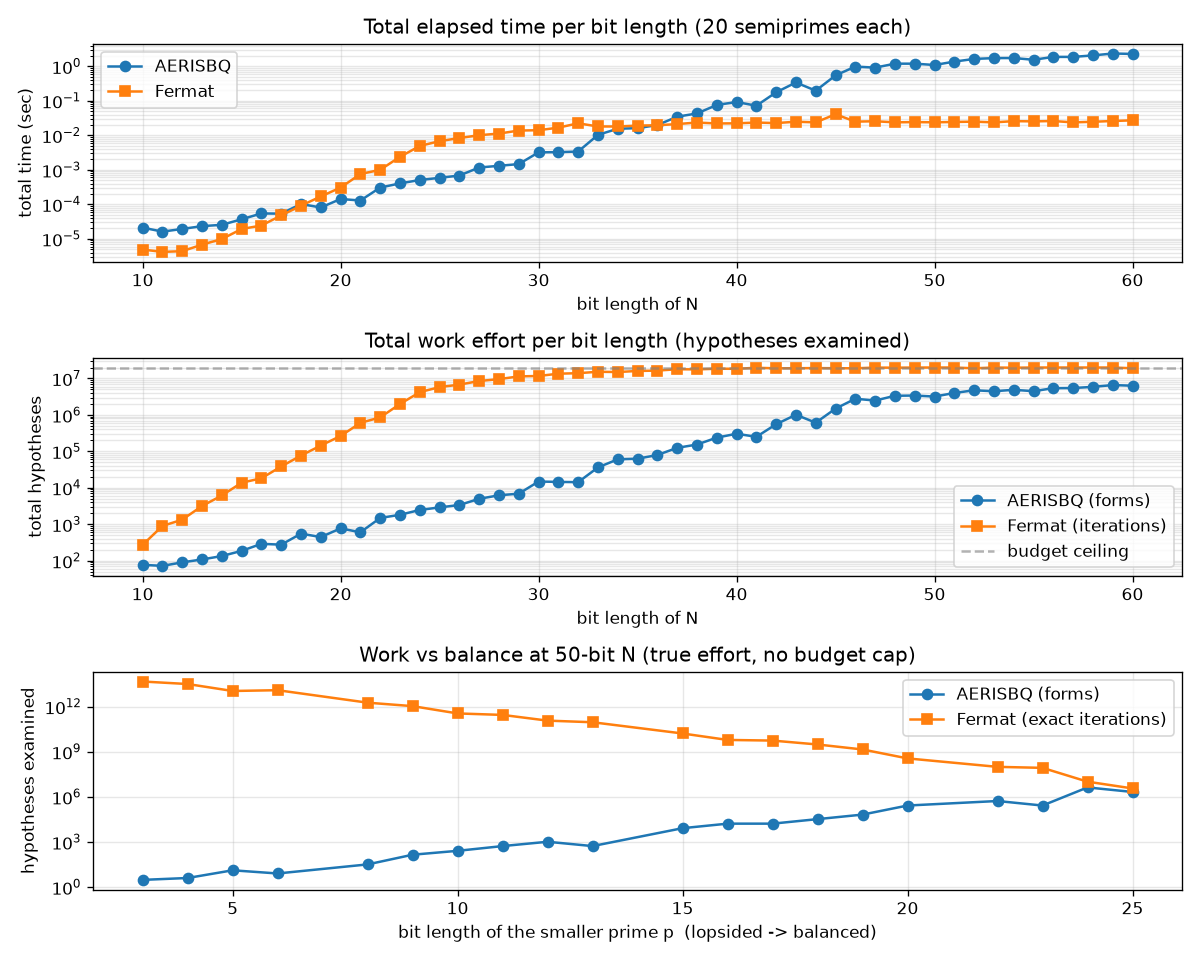

Write the Python code that produced this figure.
#!/usr/bin/env -S uv run
"""aerisbq_vs_fermat.py"""

# Compare AERISBQ against Fermat's difference-of-squares method on the semiprimes
# in semiprimes.csv (run create_semiprimes.py first). The two methods are hard on
# opposite inputs: AERISBQ's cost grows with the SMALLER prime, so it struggles on
# balanced N; Fermat's cost grows with (sqrt(q) - sqrt(p))^2, so it struggles on
# lopsided N.
#
# Raw elapsed time is an unfair yardstick because a Fermat step (one squaring plus
# a perfect-square test) is far cheaper than an AERISBQ step (a full four-step
# sieve). So we track two things per factorization:
#
#   * elapsed time      -- the wall clock, the "simpleton" metric.
#   * work effort       -- the number of candidate hypotheses each method examines:
#                          AERISBQ counts the binary quadratic forms it carries,
#                          Fermat counts the values of a it tries. This abstracts
#                          away the per-step cost and measures algorithmic effort.
#
# Both methods run in numba and stop once they reach WORK_BUDGET hypotheses, so the
# infeasible tails (Fermat on a very lopsided N, AERISBQ on a large balanced N) are
# bounded rather than left to run forever.

import csv
import math
import time
from pathlib import Path

import matplotlib.pyplot as plt
import numpy as np
from aerisbq_factoring_numba import _analyze, _isqrt
from numba import njit

WORK_BUDGET = 1_000_000  # stop each method after this many candidate hypotheses
PACK = np.int64(1) << 31  # pack a form's (r, s) into one int64 dedup key
CROSSOVER_BITS = 50  # bit length shown in the per-input crossover panel
CROSSOVER_BUDGET = 50_000_000  # crossover panel runs AERISBQ with no effective cap


# The @njit functions below are left unannotated: numba types them from the int64
# values it is handed, and Python `int` hints clash with those numpy scalars under
# a static type checker. The pure-Python helpers keep their hints.


@njit(cache=True)
def fermat_work(N, max_iters):
    """Fermat's method. Returns (factor, iterations); factor 0 means budget hit."""
    a = _isqrt(N)
    if a * a < N:
        a += 1
    for it in range(1, max_iters + 1):
        b2 = a * a - N
        b = _isqrt(b2)
        if b * b == b2:
            f = a - b
            if 1 < f < N:
                return f, it
        a += 1
    return 0, max_iters


@njit(cache=True)
def aerisbq_work(N, max_forms):
    """AERISBQ search. Returns (factor, forms carried); factor 0 means budget hit."""
    if N % 2 == 0:
        return 2, 1
    root = _isqrt(N)
    r_live = np.empty(1, np.int64)
    s_live = np.empty(1, np.int64)
    r_live[0] = 1
    s_live[0] = 1
    a = np.int64(2)
    forms = 1

    max_rounds = 0
    t = N
    while t:
        t >>= 1
        max_rounds += 1

    for _round in range(1, max_rounds + 1):
        na = 2 * a
        r_child = np.empty(4 * len(r_live), np.int64)
        s_child = np.empty(4 * len(r_live), np.int64)
        seen = set()
        cnt = 0
        for i in range(len(r_live)):
            r = r_live[i]
            s = s_live[i]
            for j in range(4):
                if j == 0:
                    rp = r
                    sp = s
                elif j == 1:
                    rp = r + a
                    sp = s + a
                elif j == 2:
                    rp = r
                    sp = s + a
                else:
                    rp = r + a
                    sp = s
                if na > root:
                    if 1 < rp < N and N % rp == 0:
                        return rp, forms
                    if 1 < sp < N and N % sp == 0:
                        return sp, forms
                    continue
                survives, fac = _analyze(na, rp, sp, N)
                if not survives:
                    continue
                key = min(rp, sp) * PACK + max(rp, sp)
                if key in seen:
                    continue
                seen.add(key)
                r_child[cnt] = rp
                s_child[cnt] = sp
                cnt += 1
                forms += 1
                if fac != 0:
                    return fac, forms
                if forms >= max_forms:
                    return 0, forms
        for i in range(cnt):
            rp = r_child[i]
            sp = s_child[i]
            for cand in (
                rp + na,
                rp + 2 * na,
                rp + 4 * na,
                rp + 8 * na,
                sp + na,
                sp + 2 * na,
                sp + 4 * na,
                sp + 8 * na,
            ):
                if 1 < cand < N and N % cand == 0:
                    return cand, forms
        if cnt == 0:
            break
        r_live = r_child[:cnt].copy()
        s_live = s_child[:cnt].copy()
        a = na

    return 0, forms


def fermat_iterations(N: int, p: int, q: int) -> int:
    """Exact Fermat iteration count for N = p*q -- a closed form, no simulation.

    Fermat scans a upward from ceil(sqrt(N)) and stops at the first a whose
    a*a - N is a perfect square. A semiprime has two factorizations: 1*N, which
    is rejected because it yields the factor 1, and p*q, which gives a = (p+q)/2.
    That is the first a Fermat accepts, so the number of steps to reach it -- the
    method's true work -- is a plain subtraction, exact for any N within int range.
    """
    a0 = math.isqrt(N)
    if a0 * a0 < N:
        a0 += 1
    return (p + q) // 2 - a0 + 1


def timed(func, N: int, budget: int) -> tuple[int, float]:
    """Run func(N, budget), returning (work_done, elapsed_seconds)."""
    start_time = time.perf_counter()
    _factor, work = func(N, budget)
    elapsed_time = time.perf_counter() - start_time
    return int(work), elapsed_time


def main() -> None:
    file_path = Path(__file__).parent / "semiprimes.csv"
    with open(file_path, newline="") as f:
        rows = [(int(N), int(p), int(q)) for N, p, q in list(csv.reader(f))[1:]]
    print(f"Read {len(rows)} semiprimes from {file_path}")

    # Warm up both JIT compilers so compilation is excluded from the timings.
    fermat_work(15, 10)
    aerisbq_work(15, 10)

    bit_lengths = sorted({N.bit_length() for N, _, _ in rows})
    n_bits = len(bit_lengths)
    # Per bit length: summed work and time for each method.
    aer_work = dict.fromkeys(bit_lengths, 0)
    aer_time = dict.fromkeys(bit_lengths, 0.0)
    fer_work = dict.fromkeys(bit_lengths, 0)
    fer_time = dict.fromkeys(bit_lengths, 0.0)
    # Detail for the crossover panel (one chosen N bit length): the work each
    # method spends, grouped by the smaller prime's bit length.
    cross_aer: dict[int, list[int]] = {}
    cross_fer: dict[int, list[int]] = {}

    for idx, (N, p, q) in enumerate(rows):
        b = N.bit_length()
        aw, at = timed(aerisbq_work, N, WORK_BUDGET)
        fw, ft = timed(fermat_work, N, WORK_BUDGET)
        aer_work[b] += aw
        aer_time[b] += at
        fer_work[b] += fw
        fer_time[b] += ft
        if b == CROSSOVER_BITS:
            # This panel shows each method's true effort with no budget cap:
            # AERISBQ runs to completion (its balanced cost tops WORK_BUDGET) and
            # Fermat uses its exact closed-form count, so neither curve flattens.
            aw_full, _ = timed(aerisbq_work, N, CROSSOVER_BUDGET)
            cross_aer.setdefault(p.bit_length(), []).append(aw_full)
            cross_fer.setdefault(p.bit_length(), []).append(fermat_iterations(N, p, q))
        if (idx + 1) % 100 == 0:
            print(f"  ...{idx + 1}/{len(rows)} semiprimes measured")

    print("Plotting...")
    xs = np.array(bit_lengths)
    fig, (ax_t, ax_w, ax_c) = plt.subplots(3, 1, figsize=(10, 8))
    fig.canvas.manager.set_window_title(Path(__file__).name)

    # Panel 1: total elapsed time per bit length (the "simpleton" metric).
    ax_t.semilogy(xs, [aer_time[b] for b in bit_lengths], "o-", label="AERISBQ")
    ax_t.semilogy(xs, [fer_time[b] for b in bit_lengths], "s-", label="Fermat")
    ax_t.set_title(
        f"Total elapsed time per bit length ({len(rows) // n_bits} semiprimes each)"
    )
    ax_t.set_xlabel("bit length of N")
    ax_t.set_ylabel("total time (sec)")
    ax_t.grid(True, which="both", alpha=0.3)
    ax_t.legend()

    # Panel 2: total work effort per bit length (the fair abstract metric).
    ax_w.semilogy(xs, [aer_work[b] for b in bit_lengths], "o-", label="AERISBQ (forms)")
    ax_w.semilogy(
        xs, [fer_work[b] for b in bit_lengths], "s-", label="Fermat (iterations)"
    )
    ax_w.axhline(
        (len(rows) // n_bits) * WORK_BUDGET,
        color="gray",
        ls="--",
        alpha=0.6,
        label="budget ceiling",
    )
    ax_w.set_title("Total work effort per bit length (hypotheses examined)")
    ax_w.set_xlabel("bit length of N")
    ax_w.set_ylabel("total hypotheses")
    ax_w.grid(True, which="both", alpha=0.3)
    ax_w.legend()

    # Panel 3: the crossover -- at a fixed N bit length, work versus how balanced N
    # is. Several semiprimes can share one smaller-prime bit length, so their work
    # is averaged into a single point per bit length. That makes the panel a true
    # function of p's size and matches the per-bit-length aggregation above; plotting
    # the raw points instead would draw a vertical segment wherever two share an x.
    cx = sorted(cross_aer)
    aer_mean = [sum(cross_aer[k]) / len(cross_aer[k]) for k in cx]
    fer_mean = [sum(cross_fer[k]) / len(cross_fer[k]) for k in cx]
    ax_c.semilogy(cx, aer_mean, "o-", label="AERISBQ (forms)")
    ax_c.semilogy(cx, fer_mean, "s-", label="Fermat (exact iterations)")
    ax_c.set_title(
        f"Work vs balance at {CROSSOVER_BITS}-bit N (true effort, no budget cap)"
    )
    ax_c.set_xlabel("bit length of the smaller prime p  (lopsided -> balanced)")
    ax_c.set_ylabel("hypotheses examined")
    ax_c.grid(True, which="both", alpha=0.3)
    ax_c.legend()

    plt.tight_layout()
    out_path = Path(__file__).parent / "aerisbq_vs_fermat.png"
    plt.savefig(out_path, dpi=120)
    print(f"Saved figure to {out_path}")
    plt.show()


if __name__ == "__main__":
    main()
